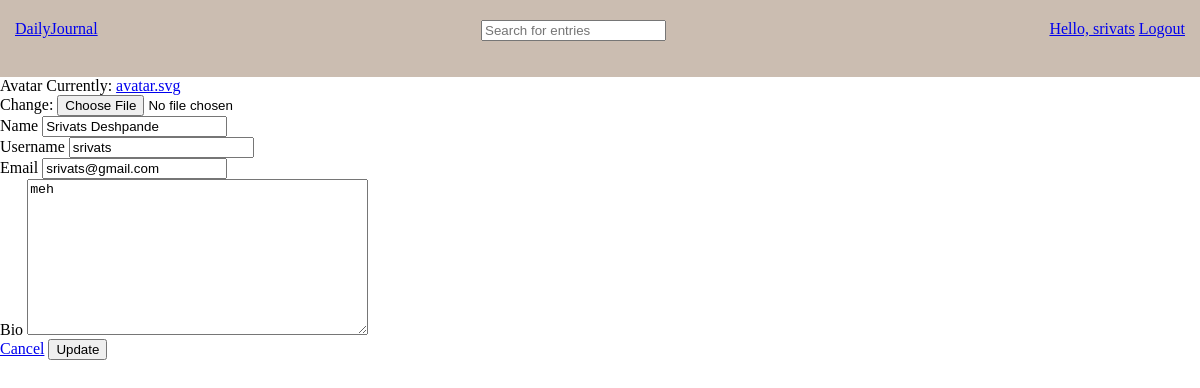
The page /update-user/ (signed in) on the database as committed earlier.
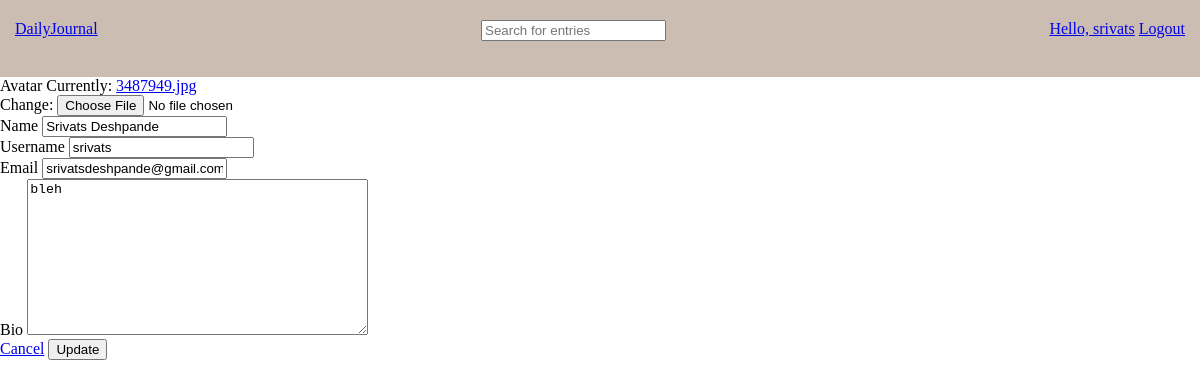
The same page on the database as committed later.
### base/models.py (models this page shows)
class User(AbstractUser):
    name = models.CharField(max_length=200, null=True)
    email = models.EmailField(unique=True, null=True)
    bio = models.TextField(null=True)
    avatar = models.ImageField(null=True, default="avatar.svg")
    USERNAME_FIELD = 'email'
    REQUIRED_FIELDS = ['username']

### base/views.py (the view)
# urls.py: path('update-user/', views.updateUser, name='update-user'),
@login_required(login_url = 'login')
def updateUser(request):
    user = request.user
    form = UserForm(instance=user)
    if request.method == 'POST':
        form = UserForm(request.POST, request.FILES, instance=user)
        if form.is_valid():
            form.save()
            return redirect('update-user')
    return render(request, 'base/update_user.html', {'form': form})

### base/forms.py
class UserForm(ModelForm):
    class Meta:
        model = User
        fields = ['avatar', 'name', 'username', 'email', 'bio']

### base/templates/base/update_user.html (shortened to what this page needs)
{% extends 'main.html' %}
{% block content %}
<form class="form" action="" method="POST" enctype="multipart/form-data">
    {% for field in form %}
    <div class="form__group">
      <label for="profile_pic">{{field.label}}</label>
      {{field}}
    </div>
    {% endfor %}
    <div class="form__action">
      <a href="{% url 'home' %}">Cancel</a>
      <button  type="submit">Update</button>
    </div>
  </form>
{% endblock %}

### templates/main.html
{% include 'navbar.html' %}
{% block content %}
{% endblock %}

### templates/navbar.html (shortened to what this page needs)
{% load static %}
{% if user.is_authenticated %}
<link rel="stylesheet" href="{% static 'styles/main.css' %}">
<div class="navbar">
    <div class="logo">
        <a href="{% url 'home' %}">DailyJournal</a>
    </div>
    <div class="search-items">
        <form action="" method="POST">
         <input type="text" name="searched" placeholder = "Search for entries" />
        </form>
    </div>
    <div class="links">
        {% if user.is_authenticated %}
        <a href="{% url 'update-user' %}">Hello, {{request.user.username}}</a>
        <a href="{% url 'logout' %}">Logout</a>
        {% else %}
        <a href="{% url 'login' %}">Login/SignUp</a>
        {% endif %}
    </div>
    {% else %}
    <a href="{% url 'login' %}">Login</a>
    {% endif %}
</div>

### static/styles/main.css (style rules this page uses)
.navbar { display: flex; flex-direction: row; justify-content: space-between; padding: 20px 15px; background-color: rgb(203, 189, 177); }
.search-items { display: flex; justify-content: space-between; flex-direction: row; }

Rows that differ between the two databases and show on the page:
changed User "srivats": email "srivats@gmail.com" → "srivatsdeshpande@gmail.com"; bio "meh" → "bleh"
Other text that changed with them:
text no longer shown: "Currently: avatar.svg Change:"
text now shown: "Currently: 3487949.jpg Change:"
